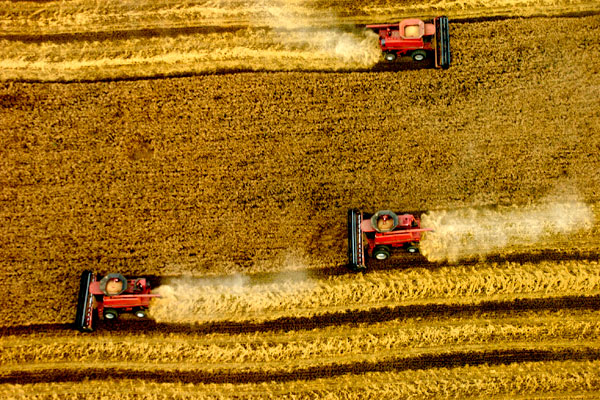
#> input picture spi2/patterns/15.jpg, 600 x 400 px
$ jupyter execute 'SPI-Working with images-sv.ipynb'   (shell and % lines are left out)
#> lines starting #> are read from the running program, lines starting #| are printed output that depends on the picture; long printed decimals are rounded
# Working with images

Author: Diana Mateus

## 1. Reading and displaying images
Follow the instructions bellow to import the required modules and to read and display the images in the provided image folder. We will use the ```skimage.io``` module.

### 1.1 Import the required modules

[cell 1]
import numpy as np
import matplotlib.pyplot as plt
import os
import skimage.io as io
import numpy.random

### 1.2 Load visualize one image from the patterns directory

```skimage.io``` module allows reading and saving images in a number of formats. It can also read collections of images.

use ```plt.tilte``` and ```plt.axis("off")``` to add the filename as title of the figure and remove the axis ticks

[cell 2]
filename = "./patterns/15.jpg"
im = io.imread(filename)
#> im is the input picture: shape (400, 600, 3); mean R, G, B 163, 113.3, 24.4
plt.imshow(im)
plt.title('six')
plt.axis('off')
# FILL IN
plt.show()

### 1.3 Dimensions, type and range of the array

The image you just read is stored as a numpy array, find out:
- The image size or shape of the array ```im.shape```
- The numerical type in which the values are saved ```im.dtype```
- The minimum, maximum, mean and standard deviation of its values ```im.min(), im.max(), im.mean(), im.std()```

What can you say about the luminance and the contrast of this image?

[cell 3]
print(im.shape,im.dtype,im.min(),im.max(),im.mean(),im.std())
#| (400, 600, 3) uint8 0 255 100.243 74.207

### 1.4 Problems with integer images

As you can see most of the images are saved in a uint8 type. This can be problematic when we operate transformations on the images. **When doing operations with images it is always better to convert the image first to float** , you may also need to normalize them to display them in the correct range.

#### a) Integer overflow
- Reread the original image
- Add 100 to all the values in the image using broadcasting ( im = im + 100)
- Display in a new figure the image and compare to the original.
- What is the effect of adding a fix number to all pixels?
- what is the maximum value of the image before and after?

**Explain what is happening (overflow)?**.

#### b) Operating and displaying float images
- Reread the original image
- Convert the image to float using ``astype``
- Add 100 to the float image
- Display in a new figure the float image image.

**Nothing shows up? Imshow expects float images to have values between 0 and 1.**

- Use the image normalization formula to normalize the intensities to fit that range
- Display again

a) Integer overflow

[cell 4]
im_a = im + 100
plt.imshow(im_a)
print(im_a.max(), im_a.min(),im_a.mean())
#| 255 0 130.495

b) Operating and displaying float images

[cell 5]
im_f = io.imread(filename).astype('float32')
im_f_a = im_f + 100
print(im_f.mean(), im_f_a.mean())
#| 100.243 200.243
def normalize(a):
    a = a/a.max()
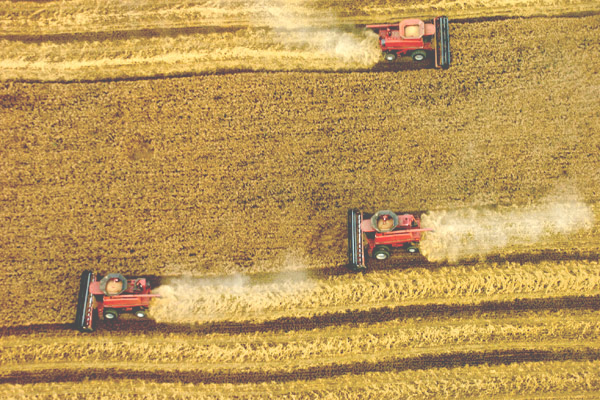
#> a: shape (400, 600, 3) float32; mean of channels 0, 1, 2 0.741, 0.601, 0.35; drawn as R, G, B
    return a
#im_f = normalize(im_f)
plt.imshow(im_f)

[cell 6]
im_f_a = normalize(im_f_a)
plt.imshow(im_f_a)

### 1.5 Reading the image as Grayscale
Read and visualize now the image giving the extra argument ```as_gray=True``` to the imread function,
- what are the min and max values of the image after reading in gray mode?
- Fix the visualization changing the colormap by adding as argument to imshow ```cmap='gray'```

[cell 7]
im_g = io.imread(filename, as_gray = True)
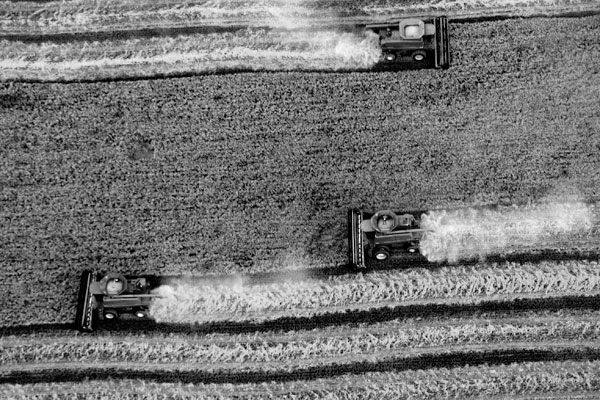
#> im_g: shape (400, 600) float64; min 0, max 0.997, mean 0.461
print(im_g.max(), im_g.min())
#| 0.9966 0.0
plt.imshow(im_g,cmap='gray')

### 1.6 File format and memory print
- Save the image as tiff and jpeg formats with ```io.imsave```.
- Compare in the file explorer the memory sizes of the files.
- How do you explain this difference?
- Are the images stored correctly? Fix them if not

[cell 8]
io.imsave('im_f.tiff', im_f.astype('uint8'))
io.imsave('im_g.jpeg', im_g)

.tiff is not UTF-8 encoded.
to solve this problem u have to use astype() and maybe to multiple the maximun to the original image
the difference might be caused by the different ways of compression

## 2. Manipulating images

### 2.1 Understanding the  dimensions of the image
Read one of the images in color mode. Using python and numpy slicing commands (e.g. ``:`` for intervals, ``-1`` to reverse order, etc) to:
- Visualize only a row, a column and a cropped window of size (50x50) of an image (Hint: use transpose ```.T``` for displaying the rows as lines
- Flip the image vertically, horizontally, diagonally by reversing the order of the pixels in the image.

[cell 9]
width=9
height=3
plt.rcParams['figure.figsize'] = [width, height]

filename = "./patterns/20.jpg"
im = io.imread(filename)
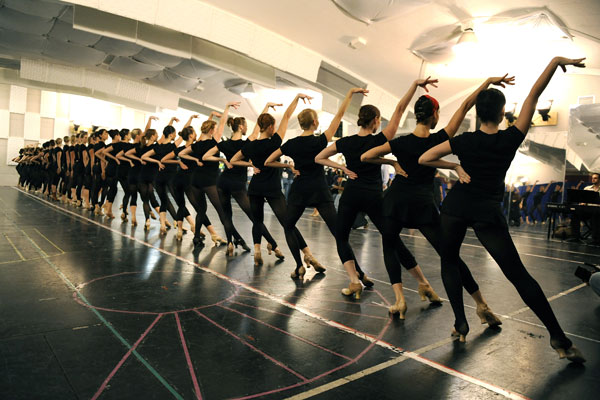
#> input picture spi2/patterns/20.jpg, 600 x 400 px
#> im is the input picture: shape (400, 600, 3); mean R, G, B 117.3, 109.8, 92.8
print(np.shape(im))
#| (400, 600, 3)
im_a = im[:,1,:].T
im_b = im[1,:,:]
#> im_b = 600 rows, first 8: [56, 64, 53], [51, 59, 48], [63, 71, 60], [65, 73, 62], [63, 71, 60], [73, 81, 70], [74, 82, 71], [73, 81, 70]
im_c = im[0:50,0:50,:]

plt.subplot(1,4,1), plt.imshow(im)
plt.subplot(1,4,2), plt.imshow(im_a)
plt.subplot(1,4,3), plt.imshow(im_b)
plt.subplot(1,4,4), plt.imshow(im_c)

### 2.3. Playing with color channels

Load one of the images and:
- Display separately each color channel as an independent grayscale image
- Exchange red and green channels and show the results
- Convert the image to grayscale with a simple average of the colors (try also the weights from the lecture)

[cell 10]
#separate color channels
filename = "E:\Juptyer_Workshop\spi2\project\images\Fourier\zebra-wall.png"
im = io.imread(filename)
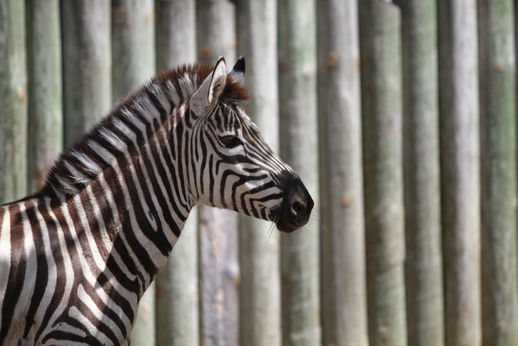
#> input picture spi2/SPI_Project_KeGUO/images/Fourier/zebra-wall.png, 518 x 346 px, found by its file name
#> im is the input picture: shape (346, 518, 3); mean R, G, B 120.8, 116.9, 109
R = im [:,:,0]/255
G = im [:,:,1]/255
B = im [:,:,2]/255

plt.imshow(im)

#display as independent grayscale images
plt.subplot(1,3,1), plt.imshow(R, cmap='gray')
plt.subplot(1,3,2), plt.imshow(G, cmap='gray')
plt.subplot(1,3,3), plt.imshow(B, cmap='gray')

[cell 11]
#exchange color channels

im_ex = im.copy()
im_ex[:,:,0] = G
im_ex[:,:,1] = R
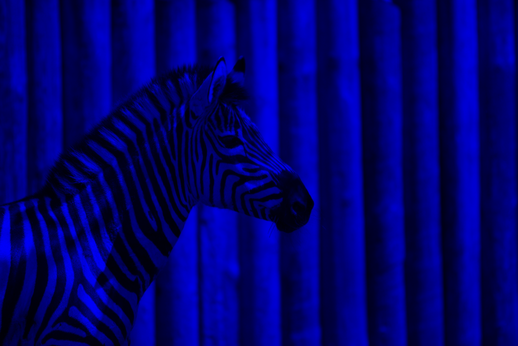
#> im_ex: shape (346, 518, 3); mean R, G, B 0, 0, 109
plt.subplot(1,2,1), plt.imshow(im)
plt.subplot(1,2,2), plt.imshow(im_ex)

[cell 12]
#convert to grayscale
a,b,c = np.shape(im)
#> a = 346; b = 518; c = 3
im_grey = np.zeros((a, b))
for i in range(a):
    for j in range(b):
        im_grey[i,j] = np.mean(im[i,j,0] + im[i,j,1] + im[i,j,2])
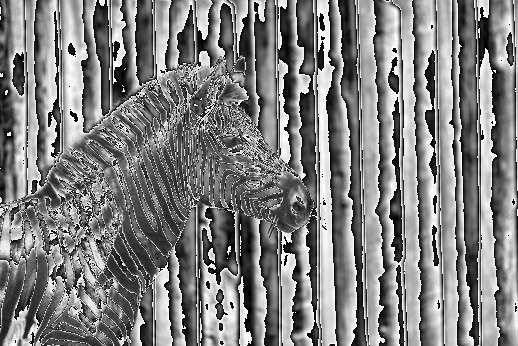
#> im_grey: shape (346, 518) float64; min 0, max 255, mean 127.7
plt.imshow(im_grey,cmap='gray')

## 3 First steps for the JPEG project

### 3.1 Convert to YIQ

Take one of the images (in RGB) and conver it to the YIQ space

https://en.wikipedia.org/wiki/YIQ

[cell 13]
Y = 0.299*R + 0.587*G + 0.114*B
I = 0.5959*R - 0.2746*G - 0.3213*B
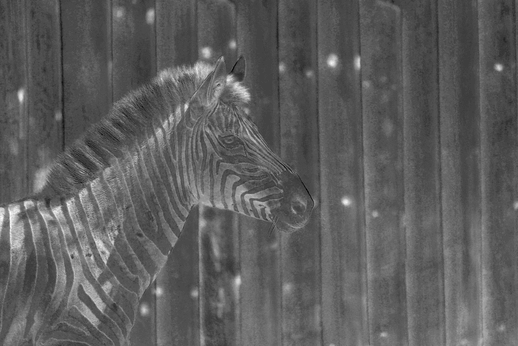
#> I: shape (346, 518) float64; min -0.0498, max 0.137, mean 0.019; drawn with min black and max white
Q = 0.2115*R - 0.5227*G + 0.3112*B
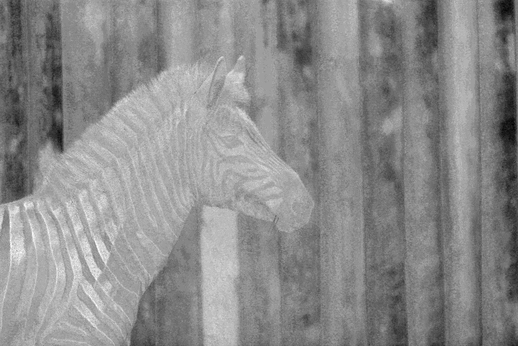
#> Q: shape (346, 518) float64; min -0.0552, max 0.0338, mean -0.00641; drawn with min black and max white
im_yiq = np.zeros((a,b,c))
im_yiq[:,:,0] = Y
im_yiq[:,:,1] = I
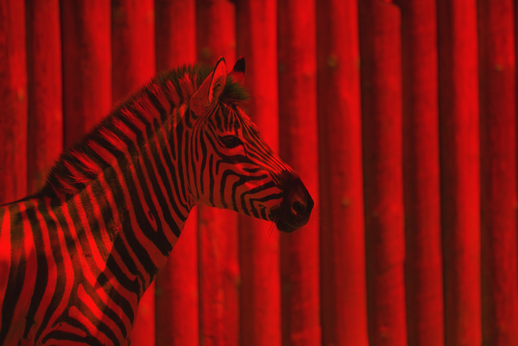
#> im_yiq: shape (346, 518, 3) float64; mean of channels 0, 1, 2 0.459, 0.019, 0; drawn with min black and max white
im_yiq[:,:,2] = Q
plt.imshow(im_yiq)

plt.subplot(1,3,1)
plt.imshow(Y)
plt.subplot(1,3,2)
plt.imshow(I)
plt.subplot(1,3,3)
plt.imshow(Q)
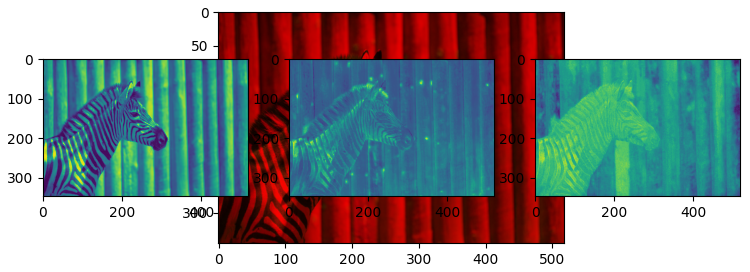
#> figure drawn by matplotlib, 4 panels
